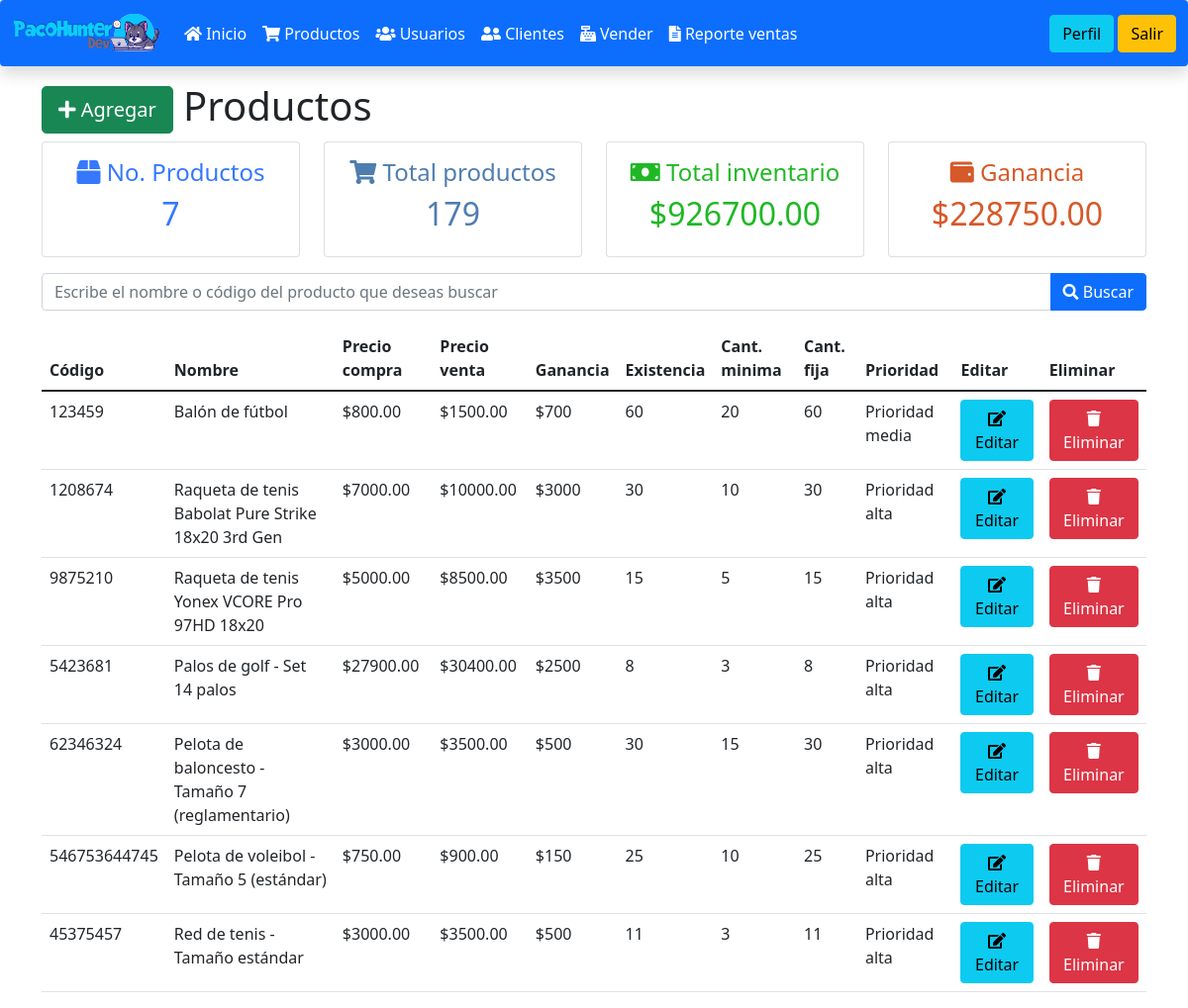
/productos.php (signed in), run on the app's committed database.
### tables this page shows
CREATE TABLE `productos` (
  `id` bigint(20) UNSIGNED NOT NULL,
  `codigo` varchar(255) NOT NULL,
  `nombre` varchar(255) NOT NULL,
  `compra` decimal(8,2) NOT NULL,
  `venta` decimal(8,2) NOT NULL,
  `existencia` int(11) NOT NULL,
  `cant_min` int(11) NOT NULL,
  `cant_fija` varchar(100) NOT NULL,
  `id_prioridad` int(11) NOT NULL
);

CREATE TABLE `prioridad_productos` (
  `id_prioridad` int(11) NOT NULL,
  `prioridad` varchar(30) NOT NULL,
  `tiempo_llegada_dias` int(11) DEFAULT NULL
);

### funciones.php (called while the page is built, shortened)
<?php
function obtenerProductos($busqueda = null){
    $parametros = [];
    $sentencia = "SELECT prod.*, pp.prioridad FROM productos prod left join prioridad_productos pp on pp.id_prioridad = prod.id_prioridad";
    return select($sentencia, $parametros);
}
function select($sentencia, $parametros = []){
    $bd = conectarBaseDatos();
    $respuesta = $bd->prepare($sentencia);
    $respuesta->execute($parametros);
    return $respuesta->fetchAll();
}
function conectarBaseDatos() {
	$host = "localhost";
	$db   = "ventas_php";
	$user = "root";
	$pass = "";
	$charset = 'utf8mb4';
	$options = [
	    \PDO::ATTR_ERRMODE            => \PDO::ERRMODE_EXCEPTION,
	    \PDO::ATTR_DEFAULT_FETCH_MODE => \PDO::FETCH_OBJ,
	    \PDO::ATTR_EMULATE_PREPARES   => false,
	];
	$dsn = "mysql:host=$host;dbname=$db;charset=$charset";
	try {
	     $pdo = new \PDO($dsn, $user, $pass, $options);
	     return $pdo;
	} catch (\PDOException $e) {
	     throw new \PDOException($e->getMessage(), (int)$e->getCode());
	}
}

### productos.php (the view, shortened to what this page needs)
<?php
include_once "encabezado.php";
include_once "navbar.php";
include_once "funciones.php";
$nombreProducto = (isset($_POST['nombreProducto'])) ? $_POST['nombreProducto'] : null;
$productos = obtenerProductos($nombreProducto);
?>
<div class="container mt-3">
    <h1>
        <a class="btn btn-success btn-lg" href="agregar_producto.php">
            <i class="fa fa-plus"></i>
            Agregar
        </a>
        Productos
    </h1>
    <?php include_once "cartas_totales.php"; ?>
    <form action="" method="post" class="input-group mb-3 mt-3">
        <input autofocus name="nombreProducto" type="text" class="form-control" placeholder="Escribe el nombre o código del producto que deseas buscar" aria-label="Nombre producto" aria-describedby="button-addon2">
        <button type="submit" name="buscarProducto" class="btn btn-primary" id="button-addon2">
            <i class="fa fa-search"></i>
            Buscar
        </button>
    </form>
    <table class="table">
        <thead>
            <tr>
                <th>Código</th>
                <th>Nombre</th>
                <th>Precio compra</th>
                <th>Precio venta</th>
                <th>Ganancia</th>
                <th>Existencia</th>
                <th>Cant. minima</th>
                <th>Cant. fija</th>
                <th>Prioridad</th>
                <th>Editar</th>
                <th>Eliminar</th>
            </tr>
        </thead>
        <tbody>
            <?php
            foreach($productos as $producto){
            ?>
                <tr>
                    <td><?= $producto->codigo; ?></td>
                    <td><?= $producto->nombre; ?></td>
                    <td><?= '$'.$producto->compra; ?></td>
                    <td><?= '$'.$producto->venta; ?></td>
                    <td><?= '$'. floatval($producto->venta - $producto->compra); ?></td>
                    <td><?= $producto->existencia; ?></td>
                    <td><?= $producto->cant_min; ?></td>
                    <td><?= $producto->cant_fija; ?></td>
                    <td><?= $producto->prioridad; ?></td>
                    <td>
                        <a class="btn btn-info" href="editar_producto.php?id=<?= $producto->id; ?>">
                            <i class="fa fa-edit"></i>
                            Editar
                        </a>
                    </td>
                    <td>
                        <a class="btn btn-danger" href="eliminar_producto.php?id=<?= $producto->id; ?>">
                            <i class="fa fa-trash"></i>
                            Eliminar
                        </a>
                    </td>
                </tr>
            <?php } ?>
        </tbody>
    </table>
</div>

### data on the page
productos: codigo "123459", nombre "Balón de fútbol", compra "800.00", venta "1500.00", $producto->venta - $producto->compra "700", existencia "60", cant_min "20", cant_fija "60", id_prioridad.prioridad "Prioridad media"
productos: codigo "1208674", nombre "Raqueta de tenis Babolat Pure Strike 18x20 3rd Gen", compra "7000.00", venta "10000.00", $producto->venta - $producto->compra "3000", existencia "30", cant_min "10", cant_fija "30", id_prioridad.prioridad "Prioridad alta"
productos: codigo "9875210", nombre "Raqueta de tenis Yonex VCORE Pro 97HD 18x20", compra "5000.00", venta "8500.00", $producto->venta - $producto->compra "3500", existencia "15", cant_min "5", cant_fija "15", id_prioridad.prioridad "Prioridad alta"
productos: codigo "5423681", nombre "Palos de golf - Set 14 palos", compra "27900.00", venta "30400.00", $producto->venta - $producto->compra "2500", existencia "8", cant_min "3", cant_fija "8", id_prioridad.prioridad "Prioridad alta"
productos: codigo "62346324", nombre "Pelota de baloncesto - Tamaño 7 (reglamentario)", compra "3000.00", venta "3500.00", $producto->venta - $producto->compra "500", existencia "30", cant_min "15", cant_fija "30", id_prioridad.prioridad "Prioridad alta"
productos: codigo "546753644745", nombre "Pelota de voleibol - Tamaño 5 (estándar)", compra "750.00", venta "900.00", $producto->venta - $producto->compra "150", existencia "25", cant_min "10", cant_fija "25", id_prioridad.prioridad "Prioridad alta"
productos: codigo "45375457", nombre "Red de tenis - Tamaño estándar", compra "3000.00", venta "3500.00", $producto->venta - $producto->compra "500", existencia "11", cant_min "3", cant_fija "11", id_prioridad.prioridad "Prioridad alta"

### other printed values
$carta['titulo'] "No. Productos"
$carta['total'] "7"
$carta['titulo'] "Total productos"
$carta['total'] "179"
$carta['titulo'] "Total inventario"
$carta['total'] "$926700.00"
$carta['titulo'] "Ganancia"
$carta['total'] "$228750.00"
